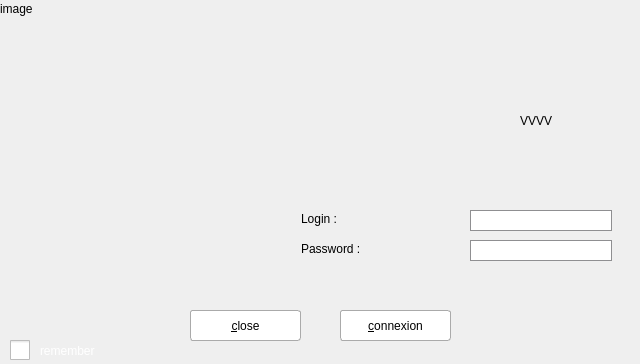
<?xml version="1.0" encoding="UTF-8"?>
<ui version="4.0">
 <class>DialogLogin</class>
 <widget class="QDialog" name="DialogLogin">
  <property name="windowModality">
   <enum>Qt::WindowModal</enum>
  </property>
  <property name="geometry">
   <rect>
    <x>0</x>
    <y>0</y>
    <width>640</width>
    <height>364</height>
   </rect>
  </property>
  <property name="windowTitle">
   <string>Sentinel-Admin</string>
  </property>
  <property name="styleSheet">
   <string notr="true">QPushButton {
        border: 1px solid #AAAAAA;
        border-radius: 3px;
        background: rgb(255, 255, 255);
        color: black;
        height: 30px;
}
QPushButton:hover{
        background: solid #f0bf8e;
}
QPushButton:pressed {
        background: solid #f07f10;
        padding-top: 1px;
}
QPushButton:checked
{
        background-color: solid #f07f10;
 }
QPushButton:!enabled
{
    color: solid #AAAAAA;
    border: 1px solid #AAAAAA;;
}
QpushButton:focus
{
selection-color: yellow;
}

QListWidget
{
 border: 1px solid #8f8f91;
}
QListWidget::item:selected
{color: #333538;
}
QListWidget::item
{ color: #212121;
border: 2px solid #afafaf;
}


QLineEdit {
border: 1px solid #8f8f91;
border-radius: 0px;
background-color: white;
min-width: 80px;
}

QListWidget
{
 border: 1px solid #8f8f91;
}
QListWidget::item:selected
{color: #333538;
}
QListWidget::item
{ color: #212121;
border: 2px solid #afafaf;
}


QComboBox
{
    color:black;
    background-color: white;
    border-color: rgba(0,0,0,100%);
    border: 1px solid #8f8f91;
    border-width: 1px;
    border-style: solid;
}

QComboBox QListView
{
    border-style: solid;
    background-color: white;
     border: 1px solid #8f8f91;
}

QComboBox::drop-down
{  background-color: white;
    width: 20px;
    border: 1px;
    border-color:black;
    border-left-style:none;
    border-top-style: noner;
    border-bottom-style: none;
    border-right-style: none;
}

QComboBox::down-arrow
{
    image: url(:/images/comboicon);
    width: 16px;
    height: 16px;
}

QMenu 
{
	background: rgb(38,38,38);
    color: white;
    border: 1px solid rgb(60,60,60);
}

&quot;QToolBar&quot;
{ background-color: rgb(38,38,38); 
  background-image: url(:/icons/toolbar/background); 
  background-position: right;
  background-repeat: no-repeat;
}

QToolBar QToolButton:hover 
{
	background : rgb(60,60,60);
}

QToolBar QToolButton:pressed 
{
	background : rgb(50,50,50);
}</string>
  </property>
  <widget class="QLabel" name="label_Login">
   <property name="geometry">
    <rect>
     <x>301</x>
     <y>210</y>
     <width>45</width>
     <height>17</height>
    </rect>
   </property>
   <property name="text">
    <string>Login :</string>
   </property>
  </widget>
  <widget class="QLineEdit" name="lineEdit_login">
   <property name="geometry">
    <rect>
     <x>470</x>
     <y>210</y>
     <width>142</width>
     <height>21</height>
    </rect>
   </property>
   <property name="focusPolicy">
    <enum>Qt::StrongFocus</enum>
   </property>
   <property name="styleSheet">
    <string notr="true"> QLineEdit {
     border: 1px solid #8f8f91;
     border-radius: 0px;
     background-color: white;
     min-width: 80px;
 }</string>
   </property>
   <property name="inputMask">
    <string/>
   </property>
  </widget>
  <widget class="QLabel" name="label_password">
   <property name="geometry">
    <rect>
     <x>301</x>
     <y>240</y>
     <width>73</width>
     <height>17</height>
    </rect>
   </property>
   <property name="text">
    <string>Password :</string>
   </property>
  </widget>
  <widget class="QLineEdit" name="lineEdit_password">
   <property name="geometry">
    <rect>
     <x>470</x>
     <y>240</y>
     <width>142</width>
     <height>21</height>
    </rect>
   </property>
   <property name="styleSheet">
    <string notr="true"> QLineEdit {
     border: 1px solid #8f8f91;
     border-radius: 0px;
     background-color: white;
     min-width: 80px;
 }</string>
   </property>
   <property name="inputMask">
    <string/>
   </property>
   <property name="echoMode">
    <enum>QLineEdit::Password</enum>
   </property>
  </widget>
  <widget class="QCheckBox" name="checkBox_remember">
   <property name="geometry">
    <rect>
     <x>10</x>
     <y>340</y>
     <width>101</width>
     <height>21</height>
    </rect>
   </property>
   <property name="styleSheet">
    <string notr="true">QCheckBox {
     spacing: 10px;
     color: white;
 }

 QCheckBox::indicator {
     width: 20px;
     height: 20px;
 }
 </string>
   </property>
   <property name="text">
    <string>remember</string>
   </property>
  </widget>
  <widget class="QPushButton" name="pushButton_connect">
   <property name="geometry">
    <rect>
     <x>340</x>
     <y>310</y>
     <width>111</width>
     <height>31</height>
    </rect>
   </property>
   <property name="toolTip">
    <string/>
   </property>
   <property name="styleSheet">
    <string notr="true"/>
   </property>
   <property name="text">
    <string>&amp;connexion</string>
   </property>
   <property name="default">
    <bool>true</bool>
   </property>
  </widget>
  <widget class="QPushButton" name="pushButton_cancel">
   <property name="geometry">
    <rect>
     <x>190</x>
     <y>310</y>
     <width>111</width>
     <height>31</height>
    </rect>
   </property>
   <property name="styleSheet">
    <string notr="true"/>
   </property>
   <property name="text">
    <string>&amp;close</string>
   </property>
   <property name="autoDefault">
    <bool>true</bool>
   </property>
  </widget>
  <widget class="QLabel" name="label_background">
   <property name="geometry">
    <rect>
     <x>0</x>
     <y>0</y>
     <width>67</width>
     <height>17</height>
    </rect>
   </property>
   <property name="text">
    <string>image</string>
   </property>
  </widget>
  <widget class="QLabel" name="label_version">
   <property name="geometry">
    <rect>
     <x>520</x>
     <y>100</y>
     <width>71</width>
     <height>41</height>
    </rect>
   </property>
   <property name="text">
    <string>VVVV</string>
   </property>
  </widget>
  <zorder>label_background</zorder>
  <zorder>label_Login</zorder>
  <zorder>lineEdit_login</zorder>
  <zorder>label_password</zorder>
  <zorder>lineEdit_password</zorder>
  <zorder>checkBox_remember</zorder>
  <zorder>pushButton_connect</zorder>
  <zorder>pushButton_cancel</zorder>
  <zorder>label_version</zorder>
 </widget>
 <tabstops>
  <tabstop>lineEdit_login</tabstop>
  <tabstop>lineEdit_password</tabstop>
  <tabstop>checkBox_remember</tabstop>
  <tabstop>pushButton_cancel</tabstop>
  <tabstop>pushButton_connect</tabstop>
 </tabstops>
 <resources/>
 <connections/>
</ui>
